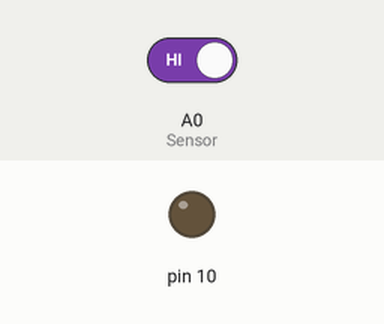
Simulated run of this sketch. Board: Arduino Uno, built with avr-gcc and run on an emulated ATmega328P. On the bench: output pins drawn as LEDs (lit = HIGH). Dashed ring = blinking. Inputs (shaded band) come from the test bench; at power-on: A0 (Sensor) HIGH.

Above: at 1.2 s.
1.3 s: A0 (Sensor) driven LOW
At 1.89 s:
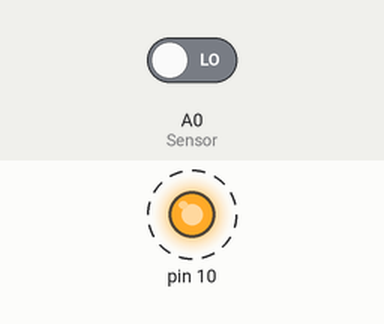
4.3 s: A0 (Sensor) driven HIGH
At 5.2 s:
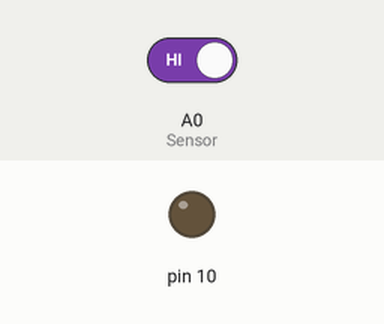
Timing chart, 0 to 7.3 s (numbered marks = the images above; inputs shaded):
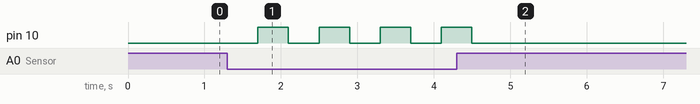

Measured:
- after the input at 1.3 s, pin 10: alternates HIGH for 0.40 s and LOW for 0.40 s, starting after 0.40 s
- after the input at 4.3 s, pin 10: goes on until 4.5 s, then stays LOW

The sketch:

Clap.ino
```cpp
int Sensor = A0;
int clap = 0;
long detection_range_start = 0;
long detection_range = 0;
boolean status_lights = false;
// By www.andprof.com
void setup() {
pinMode(Sensor, INPUT);
pinMode(10,OUTPUT);
}

void loop() {
int status_sensor = digitalRead(Sensor);
if (status_sensor == 0)
{
if (clap == 0)
{
detection_range_start = detection_range = millis();
clap++;
}
else if (clap > 0 && millis()-detection_range >= 50)
{
detection_range = millis();
clap++;
}
}
if (millis()-detection_range_start >= 400)
{
if (clap >= 1)
{
if (!status_lights)
{
status_lights = true;
digitalWrite(10, HIGH);
}
else if (status_lights)
{
status_lights = false;
digitalWrite(10, LOW);
}
}
clap = 0;
}
}
```
